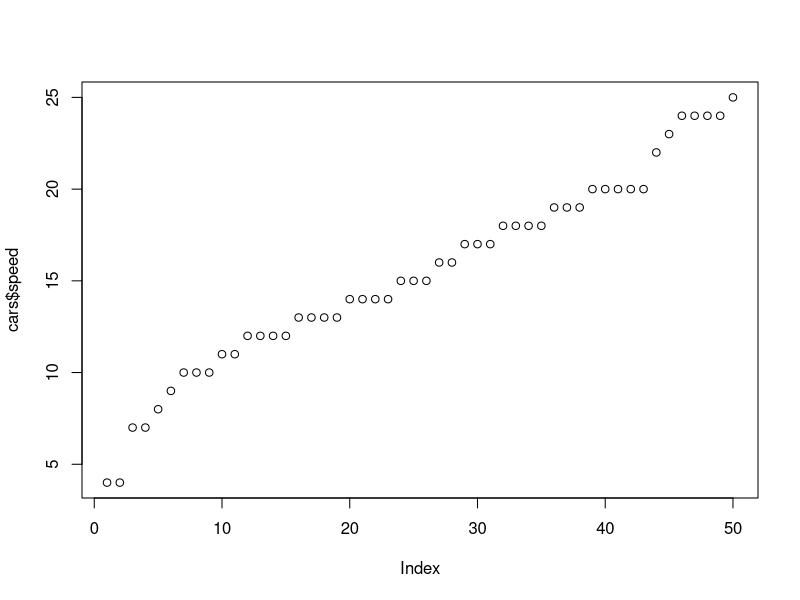
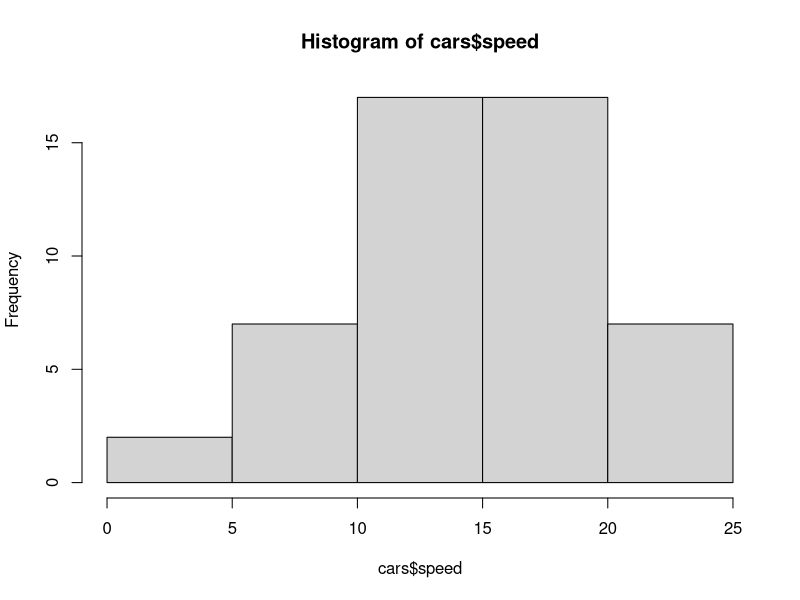

Write the R code that produced these figures, in order.
## ---- chunk 1
knitr::opts_chunk$set(echo = TRUE)
## ---- chunk 2
plot(cars$speed)
hist(cars$speed)

## ---- chunk 3
sophia <- 5
kort <- 5

basketball <- "very cool"
camping <- "very fun"


